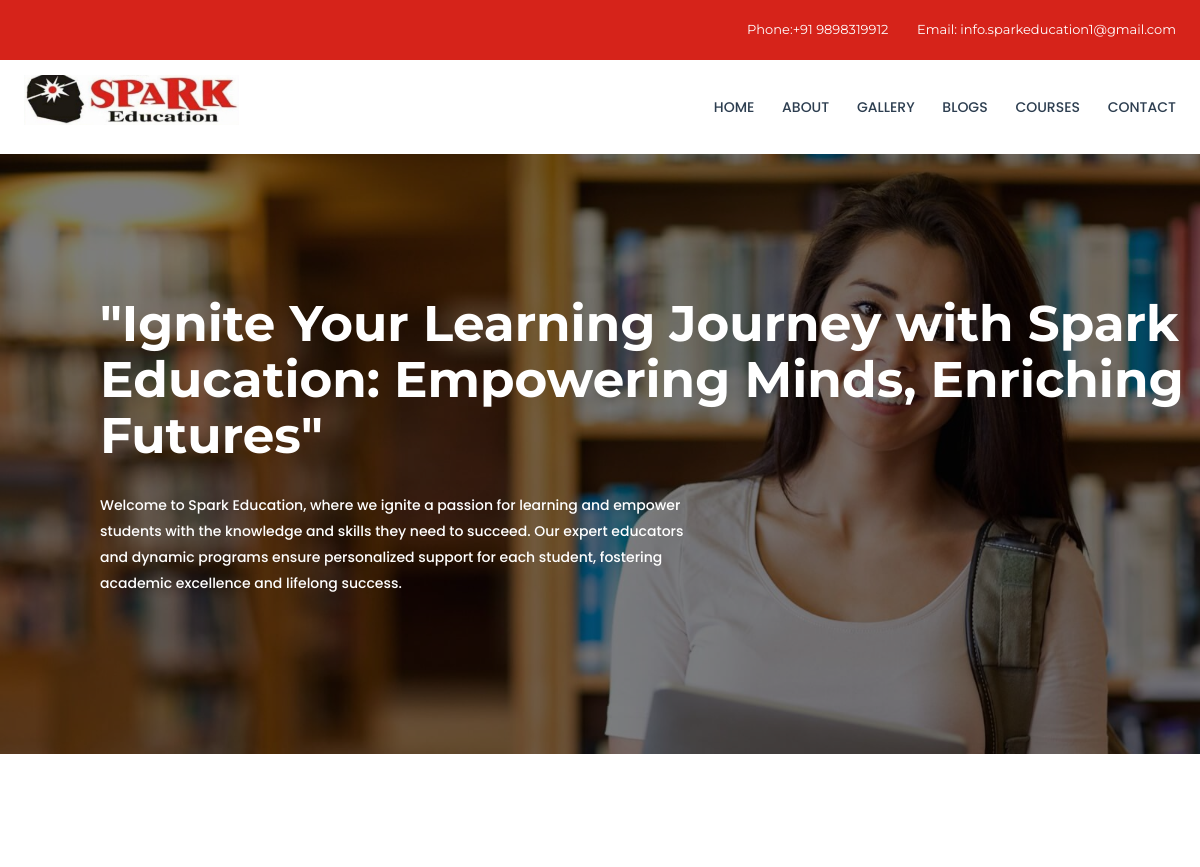
Page /spark/index/ (upper part) on the earlier database version.
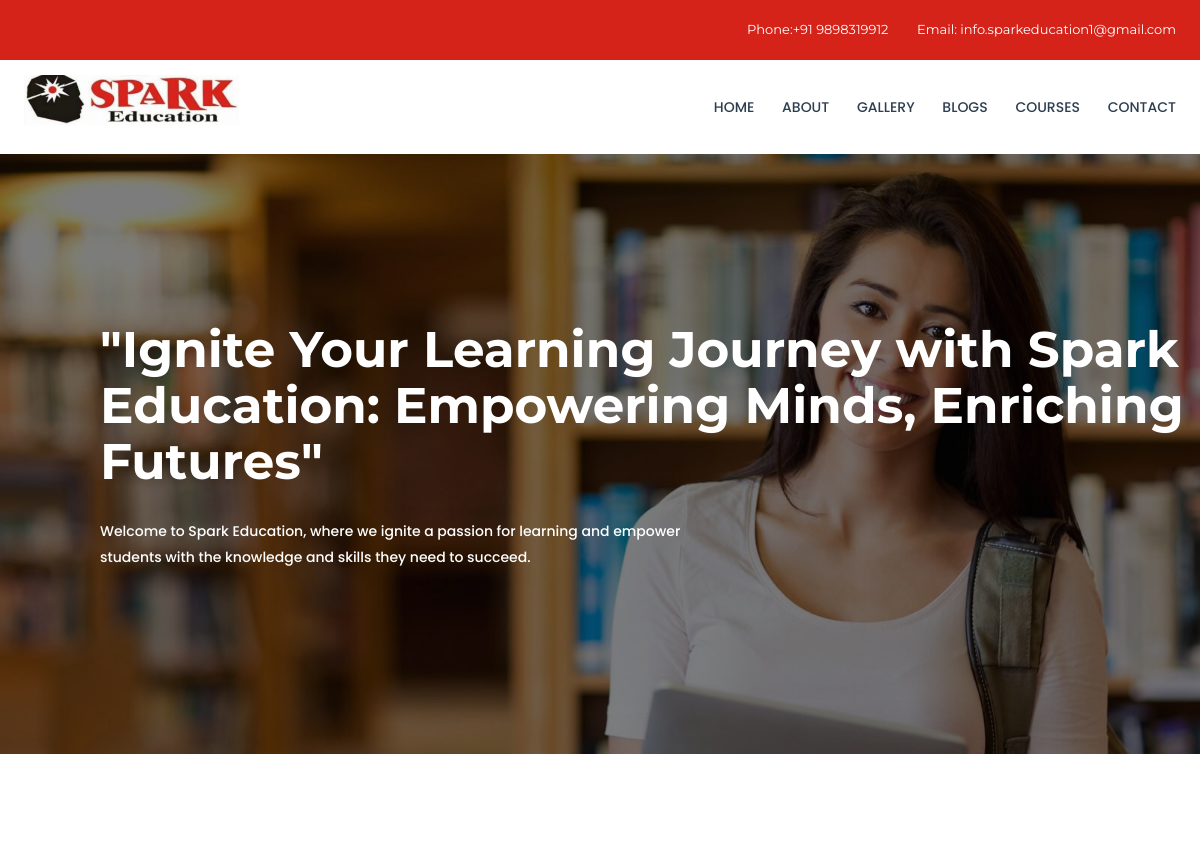
Same page on the later database version.
### sparkwebadmin/models.py (models this page shows)
class slide(models.Model):
    heading=models.CharField(max_length=20)
    title=models.CharField(max_length=20)
    img=models.ImageField(upload_to="images/",blank=True,null=True)

### sparkwebapp/views.py (the view)
# urls.py: path('index/',index),
def index(request):
    queryset=slide.objects.all()
    queryset1=about.objects.first()
    course=course1.objects.all()
    reviews=review.objects.all()
    contact=contact3.objects.all()
    context={'slide':queryset,
             'about':queryset1,
             'course':course,
             'reviews':reviews,
             'contact':contact
             }
    return render(request,'index.html',context)

### sparkwebapp/templates/index.html (shortened to what this page needs)
{% extends 'base.html'%} {%block content%}
<div class="slider-area">
  <div class="hero-slider owl-carousel">
    {% for variable in slide %}
    <div
      class="single-slider"
      style="background-image: url(../../media/{{variable.img}})"
    >
      <div class="hero-slider-content">
        <h1>{{variable.heading}}</h1>
        <p>{{variable.title}}</p>
      </div>
    </div>
    {% endfor %}
  </div>
</div>
{%endblock%}

### sparkwebapp/templates/base.html (shortened to what this page needs)
<!doctype html>
<html class="no-js" lang="en">
<head>
        <link rel="stylesheet" href="/static/css/bootstrap.min.css">
        <link rel="stylesheet" href="/static/css/font-awesome.min.css">
        <link rel="stylesheet" href="/static/css/material-design-iconic-font.min.css">
        <link rel="stylesheet" href="/static/css/plugin.css">
        <link rel="stylesheet" href="/static/style.css">
        <link rel="stylesheet" href="/static/css/responsive.css">
    </head>
    <body>
        <div class="as-mainwrapper">
            <div class="bg-white">
                <header>
                    <div class="header-top">
                        <div class="container">
                            <div class="row">
                                <div class="col-lg-7 col-md-6 col-12">
                                </div>
                                <div class="col-lg-5 col-md-6 col-12">
                                    <div class="header-top-right">
                                        <span>Phone:+91 9898319912</a></span>
                                        <span>Email: info.sparkeducation1@gmail.com</span>
                                    </div>
                                </div>
                            </div>
                        </div>
                    </div>
                    <div class="header-logo-menu sticker">
                        <div class="container">
                            <div class="row">
                                <div class="col-lg-3 col-12">
                                    <div class="logo">
                                        <a href="index.html"><img src="/static/sparknamepic.jpg" style="height: 50px;">   </a>
                                    </div>
                                </div>
                                <div class="col-lg-9 col-12">
                                    <div class="mainmenu-area pull-right">
                                        <div class="mainmenu d-none d-lg-block">
                                            <nav>
                                                <ul id="nav">
                                                    <li class="current"><a href="../index">Home</a>
                                                    </li>
                                                    <li><a href="../about/">About</a></li>
                                                    <li><a href="../gallery/">Gallery</a></li>
                                                    <li><a href="../blogs/">Blogs</a></li>
                                                    <li><a href="../course/">Courses</a>
                                                    </li>
                                                    <li><a href="../contact/">Contact</a></li>
                                                </ul>
                                            </nav>
                                        </div>
                                    </div>
                                </div>
                            </div>
                        </div>
                    </div>
                </header>
              {% block content%}
              {%endblock%}
            </div>
        </div>
    </body>
</html>

### sparkwebapp/static/css/responsive.css (style rules this page uses)
@media (min-width: 1200px) and (max-width: 1500px) { .container { width: 1230px } }
@media (min-width: 1200px) and (max-width: 1500px) { .as-mainwrapper .container { width: 1200px } }
@media (min-width: 1200px) and (max-width: 1500px) { .header-top:before { width: 44%; } }
@media (min-width: 1200px) and (max-width: 1500px) { .header-top:after { right: 44%; } }
@media (min-width: 1200px) and (max-width: 1500px) { .single-slider { height: 600px; } }
@media (min-width: 1200px) and (max-width: 1500px) { .hero-slider-content { margin-left: 100px; } }
@media (min-width: 1200px) and (max-width: 1500px) { .hero-slider-content > h1 { font-size: 50px; line-height: 56px; } }
@media (min-width: 1200px) and (max-width: 1500px) { .hero-slider-content > p { font-size: 14px; line-height: 26px; } }

Differences in the rows shown:
changed slide: title "…they need to succeed. Our expert educators and dynamic programs ensure personalized support for each student, fostering academic excellence and lifelong success." → "Welcome to Spark Education, where we ignite a passion for learning and empower students with the knowledge and skills they need to succeed."
